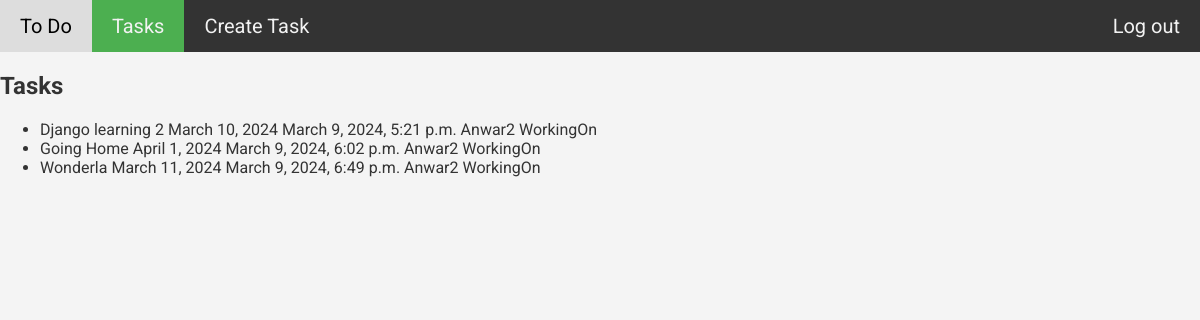
The page /todo/task-list (signed in) on the database as committed earlier.
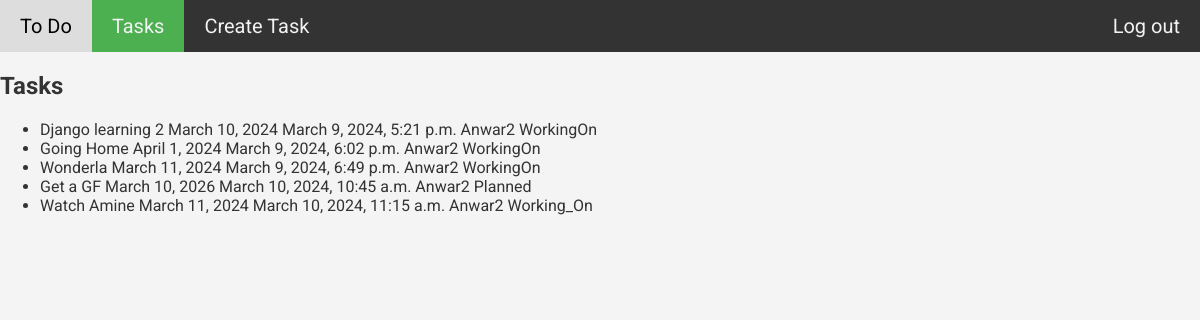
The same page on the database as committed later.
### to_do_list/models.py (models this page shows, shortened)
class Task(models.Model):
    task_name = models.CharField(max_length=200)
    due_date = models.DateField(null = True)
    task_status = models.CharField(max_length = 200,choices=status.choices)
    created_on = models.DateTimeField(auto_now = True)
    created_by = models.ForeignKey(settings.AUTH_USER_MODEL,on_delete = models.CASCADE, null=True)
    class Meta:
        verbose_name = ("Task")
        verbose_name_plural = ("Tasks")

### to_do_list/views.py (the view)
# urls.py: path("task-list",views.TaskList.as_view(), name='task-list')
class TaskList(LoginRequiredMixin,ListView):
    template_name = "to_do_list/tasks_list.html"
    model = Task
    context_object_name = 'tasks'
    def get_context_data(self, **kwargs):
         context = super().get_context_data(**kwargs)
         context["active"] = 'list'
         return context
    def get_queryset(self):
        task =  super().get_queryset()
        return task.filter(created_by = self.request.user)

### to_do_list/templates/to_do_list/tasks_list.html (shortened to what this page needs)
{% extends "base.html" %}
{% block content %}
<header>
    {% include "to_do_list/includes/nav_bar.html" %}
</header>
<section>
    <h1>Tasks</h1>
       <ul>
        {% for task in tasks  %}
            <li>{{task.task_name}}      {{task.due_date}}       {{task.created_on}}      {{task.created_by}}   {{task.task_status}}</li>
        {% endfor %}
</section>
{% endblock content %}

### templates/base.html (shortened to what this page needs)
{% load static %}
<!DOCTYPE html>
<html lang="en">
<head>
    <link rel="stylesheet" href=" {% static "style.css" %}"/>
</head>
<body>
    {% block content %}
    {% endblock content %}
</body>
</html>

### to_do_list/templates/to_do_list/includes/nav_bar.html
<div class ="navbar">
    <a class = "{% if active == 'home' %}active{% endif %}"  href = "{% url "to-do-home" %}"> To Do </a>
    <a class = "{% if active == 'list' %}active{% endif %}"  href="{% url "task-list" %}"> Tasks </a>
    <a class = "{% if active == 'create' %}active{% endif %}"  href = " {% url "create-task" %} "> Create Task </a>
    <a class = "{% if active == 'reg' %}active{% endif %}" id="logr"  href = " {% url "logout" %} "> Log out </a>
</div>

### static/style.css (style rules this page uses)
body { margin: 0; padding: 0; box-sizing: border-box; font-family: 'Roboto'; background-color: #f4f4f4; color: #333; }
.navbar, .navbar-home { background-color: #333; overflow: hidden; }
.navbar a , .navbar-home a { float: left; display: block; color: #f2f2f2; text-align: center; padding: 14px 20px; text-decoration: none; font-size: 20px; }
.active { background-color: #4CAF50; color: white; }
#logr { float: right; display: block; color: #f2f2f2; text-align: center; padding: 14px 20px; text-decoration: none; font-size: 20px; }

Rows that differ between the two databases and show on the page:
added Task: task_name "Get a GF", due_date "March 10, 2026", created_on "March 10, 2024, 10:45 a.m.", created_by "Anwar2", task_status "Planned"
added Task: task_name "Watch Amine", due_date "March 11, 2024", created_on "March 10, 2024, 11:15 a.m.", created_by "Anwar2", task_status "Working_On"
